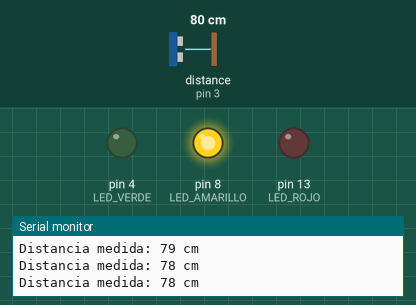
The sketch below on a simulated Arduino Uno, built with avr-gcc and run on an emulated ATmega328P. On the bench: output pins drawn as LEDs (lit = HIGH), the last lines printed to the serial monitor. Wiring (inferred from the names in the program): ultrasonic range finder: trigger pin 2; echo pin 3. Dashed ring = blinking. The test bench sets the inputs (shaded band); at power-on: distance to the obstacle (sensor on pin 3) 80 cm. The echo pulse lasts 58.3 µs per cm; pins used as bus, display or sensor lines are not drawn.

Above: at 1.3 s.
1.4 s: distance to the obstacle (sensor on pin 3) set to 99 cm
2.9 s: distance to the obstacle (sensor on pin 3) set to 107 cm
At 4.2 s:
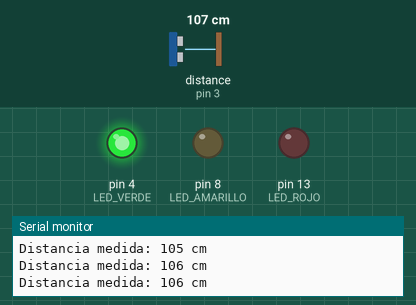
4.5 s: distance to the obstacle (sensor on pin 3) set to 203 cm
At 4.9 s:
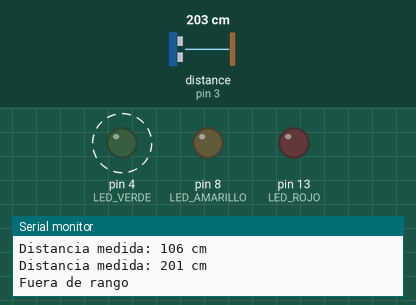
7.5 s: distance to the obstacle (sensor on pin 3) set to 2 cm
At 8.6 s:
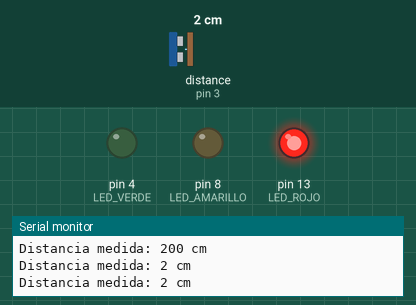
9.1 s: distance to the obstacle (sensor on pin 3) set to 46 cm
12.1 s: distance to the obstacle (sensor on pin 3) set to 55 cm
At 13.0 s:
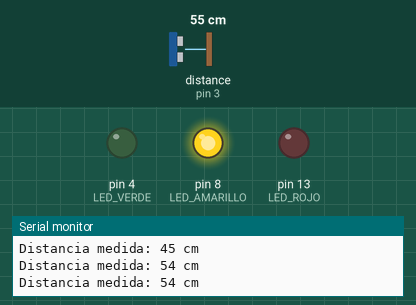
Timing chart, 0 to 14.6 s (numbered marks = the images above; inputs shaded):
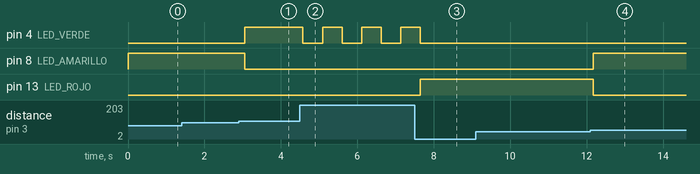

The sketch:

copy_of_sensor_de_proximidad_de_agua1.ino
```cpp
// ============================================================
// Laboratorio N°6 - Detección de proximidad del agua
// Ingeniería de Sistemas - IoT
// ============================================================

// Definición de pines
#define TRIG 2
#define ECHO 3
#define LED_VERDE 4
#define LED_AMARILLO 8
#define LED_ROJO 13

// Variables
long duracion;
int distancia;

void setup() {
  Serial.begin(9600); // Comunicación serial para ver lecturas

  pinMode(TRIG, OUTPUT);
  pinMode(ECHO, INPUT);

  pinMode(LED_VERDE, OUTPUT);
  pinMode(LED_AMARILLO, OUTPUT);
  pinMode(LED_ROJO, OUTPUT);

  Serial.println("Sistema de detección de nivel de agua iniciado...");
}

void loop() {
  // Enviar pulso ultrasónico
  digitalWrite(TRIG, LOW);
  delayMicroseconds(2);
  digitalWrite(TRIG, HIGH);
  delayMicroseconds(10);
  digitalWrite(TRIG, LOW);

  // Medir la duración del eco
  duracion = pulseIn(ECHO, HIGH, 30000); // 30ms máximo para evitar bloqueos

  // Calcular distancia (en cm)
  distancia = duracion * 0.034 / 2;

  // Mostrar distancia en monitor serial
  Serial.print("Distancia medida: ");
  Serial.print(distancia);
  Serial.println(" cm");

  // Manejar medidas fuera de rango
  if (distancia <= 0 || distancia > 200) {
    Serial.println("Fuera de rango");
    digitalWrite(LED_VERDE, LOW);
    digitalWrite(LED_AMARILLO, LOW);
    digitalWrite(LED_ROJO, LOW);
  }
  else if (distancia > 100) {
    // Nivel normal
    digitalWrite(LED_VERDE, HIGH);
    digitalWrite(LED_AMARILLO, LOW);
    digitalWrite(LED_ROJO, LOW);
  }
  else if (distancia <= 100 && distancia > 50) {
    // Nivel medio
    digitalWrite(LED_VERDE, LOW);
    digitalWrite(LED_AMARILLO, HIGH);
    digitalWrite(LED_ROJO, LOW);
  }
 else if (distancia < 50) {
    // Nivel medio
    digitalWrite(LED_VERDE, LOW);
    digitalWrite(LED_AMARILLO, LOW);
    digitalWrite(LED_ROJO, HIGH);
  }

  delay(500); // Pequeña pausa antes de la siguiente medición
}
```

Measured:
- the behaviour switches between 102 and 103 cm on distance to the obstacle (sensor on pin 3) (found by bisection; images 0 and 1)
- the behaviour switches between 51 and 52 cm on distance to the obstacle (sensor on pin 3) (found by bisection; images 3 and 4)
- after the input at 2.9 s, pin 4 (LED_VERDE): LOW → HIGH after 0.15 s; pin 8 (LED_AMARILLO): HIGH → LOW after 0.15 s
- after the input at 4.5 s, pin 4 (LED_VERDE): alternates HIGH for 0.51 s and LOW for 0.51 s, starting after 0.08 s
- after the input at 7.5 s, pin 4 (LED_VERDE): goes on until 7.6 s, then stays LOW; pin 13 (LED_ROJO): LOW → HIGH after 0.14 s
- after the input at 12.1 s, pin 8 (LED_AMARILLO): LOW → HIGH after 0.07 s; pin 13 (LED_ROJO): HIGH → LOW after 0.07 s
